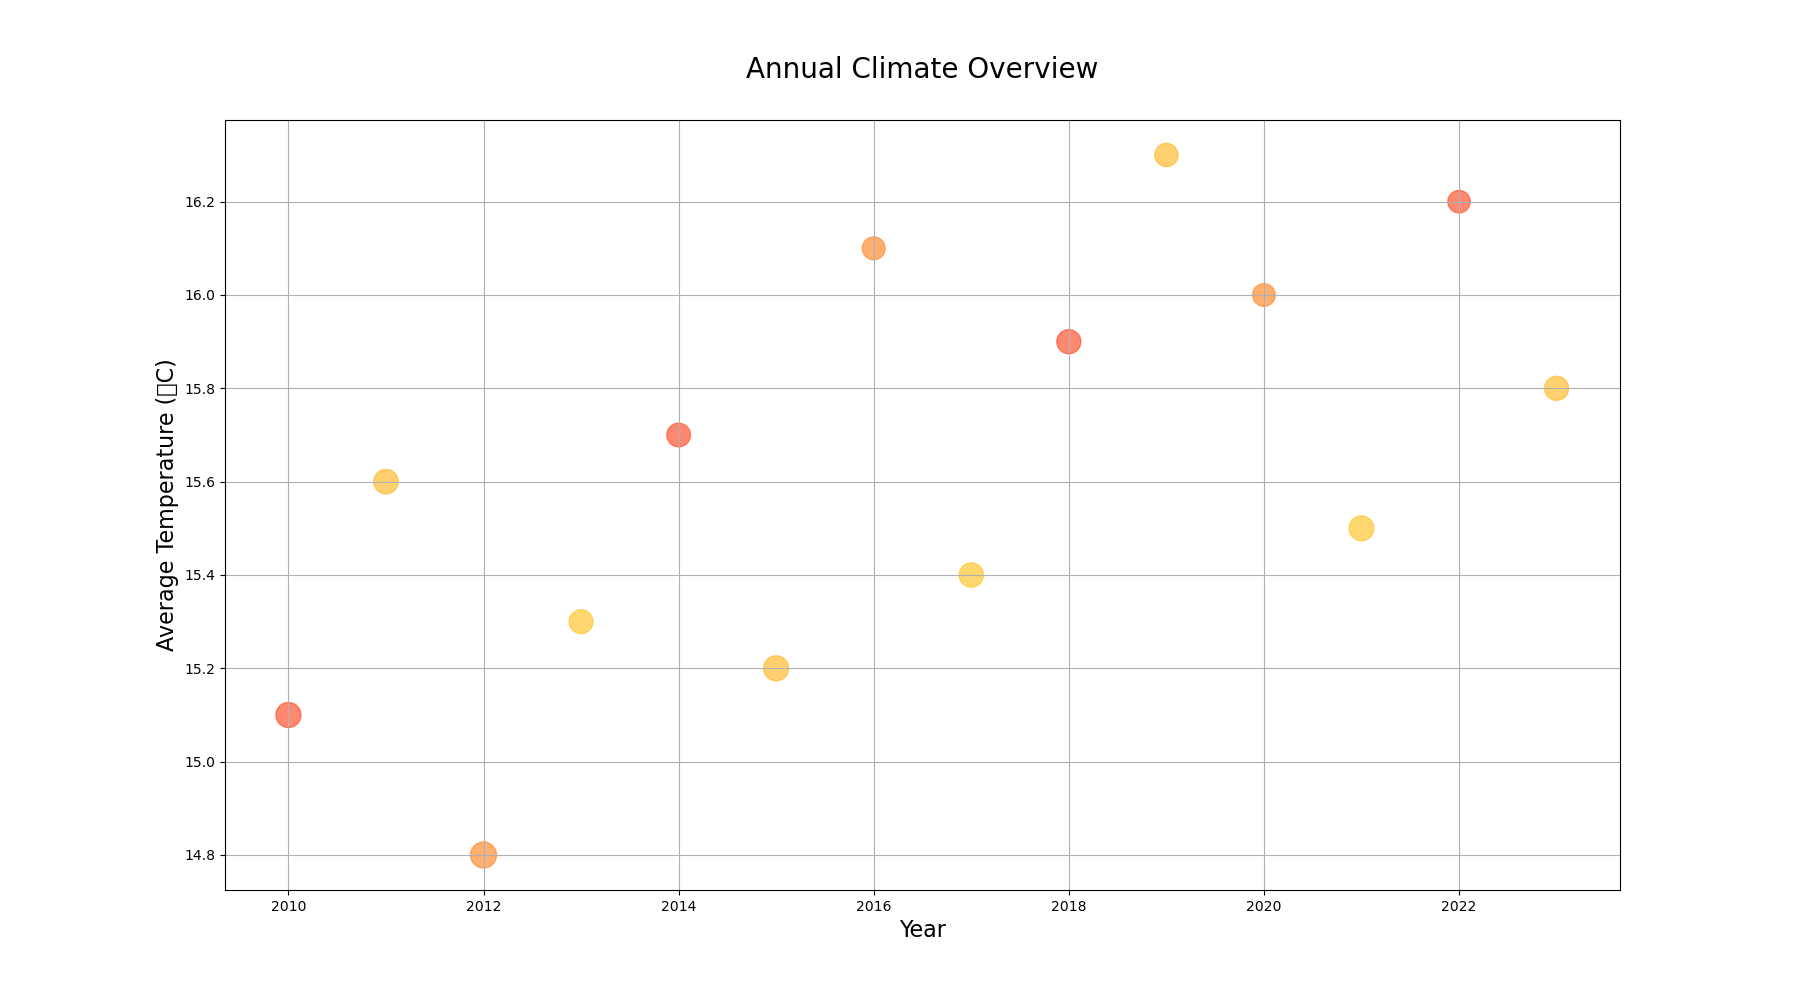

This figure's Python source:

import matplotlib.pyplot as plt

# Data for scatterplot
years = [2010, 2011, 2012, 2013, 2014, 2015, 2016, 2017, 2018, 2019, 2020, 2021, 2022, 2023]
temperature_c = [15.1, 15.6, 14.8, 15.3, 15.7, 15.2, 16.1, 15.4, 15.9, 16.3, 16.0, 15.5, 16.2, 15.8]
sunshine_hours = [1800, 1850, 1700, 1900, 1950, 1800, 2000, 1850, 1900, 1950, 2000, 1800, 2050, 1900]
precipitation_mm = [650, 620, 700, 590, 580, 650, 540, 610, 600, 560, 530, 640, 520, 600]

# Size of each point will be proportional to the precipitation level
sizes = [precip * 0.5 for precip in precipitation_mm]

# Different colors for different temperature levels
colors = ['#FF5733', '#FFBD33', '#FF8D33', '#FFC733', '#FF5733', '#FFBD33', 
          '#FF8D33', '#FFC733', '#FF5733', '#FFBD33', '#FF8D33', '#FFC733', '#FF5733', '#FFBD33']

# Create scatterplot
plt.figure(figsize=(18, 10))  # increase the width and height of the chart
plt.scatter(years, temperature_c, s=sizes, c=colors, alpha=0.7)

# Chart details
plt.title('Annual Climate Overview', fontsize=20, pad=30)
plt.xlabel('Year', fontsize=16)
plt.ylabel('Average Temperature (°C)', fontsize=16)
plt.grid(True)

# Show the chart
plt.show()
